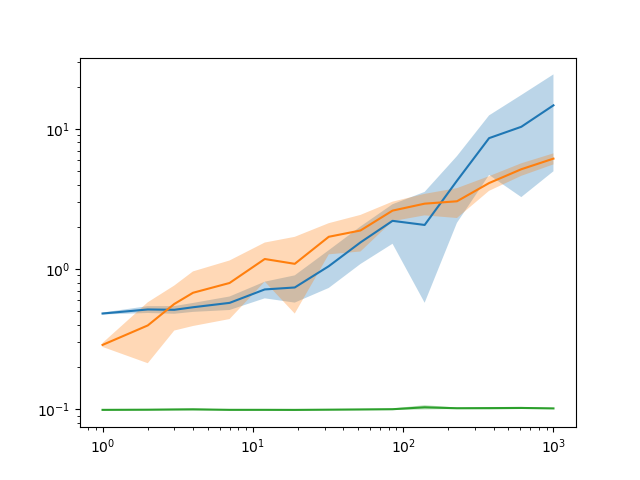

This chart was generated by the following Python code:
import random
import string
from itertools import product
from timeit import timeit

import matplotlib.pyplot as plt
import numpy as np
from tqdm import tqdm


def build_list_phonebook(n):
    book = []
    for _ in range(n):
        name = ''.join(random.choices(string.ascii_uppercase, k=10))
        number = ''.join(random.choices(string.digits, k=10))
        book.append((name, number))
    return sorted(book)


def build_dict_phonebook(listbook):
    return {name: number for name, number in listbook}


def linear_lookup(who, l):
    return next(number for name, number in l if name == who)


def bisection_lookup(who, l, offset=0):
    if len(l) == 0: raise ValueError()

    p = len(l) // 2
    pivot_name, pivot_num = l[p]

    if pivot_name == who:
        return pivot_num

    elif pivot_name < who:
        return bisection_lookup(who, l[p + 1:], offset=offset + p + 1)

    elif pivot_name > who:
        return bisection_lookup(who, l[:p], offset=offset)


def dict_lookup(who, d):
    return d[who]


N_REPEAT = 15

t_lin = {}
t_bis = {}
t_dic = {}

N = np.round(np.logspace(0, 3, 15)).astype(int)
reps = range(N_REPEAT)

# distribute slow and fast work items, so that
# the timing estimate becomes more accurate
work_elements = list(product(N, reps))
random.shuffle(work_elements)

last_n = None
for n, _ in tqdm(work_elements):
    if n != last_n:
        l = build_list_phonebook(n)
        d = build_dict_phonebook(l)
        last_n = n

    name = random.choice(l)[0]

    t_lin.setdefault(n, []).append(timeit('linear_lookup(name, l)', globals=globals()))
    t_bis.setdefault(n, []).append(timeit('bisection_lookup(name, l)', globals=globals()))
    t_dic.setdefault(n, []).append(timeit('dict_lookup(name, d)', globals=globals()))


def draw(measurements, label):
    middle = np.array([np.mean(measurements[n]) for n in N])
    scatter = np.array([np.std(measurements[n]) for n in N])
    plt.loglog(N, [np.mean(measurements[n]) for n in N], label=label)
    plt.fill_between(N, middle - scatter, middle + scatter, alpha=0.3)


draw(t_lin, label='linear search')
draw(t_bis, label='bisection search')
draw(t_dic, label='dictionary search')
plt.show()
